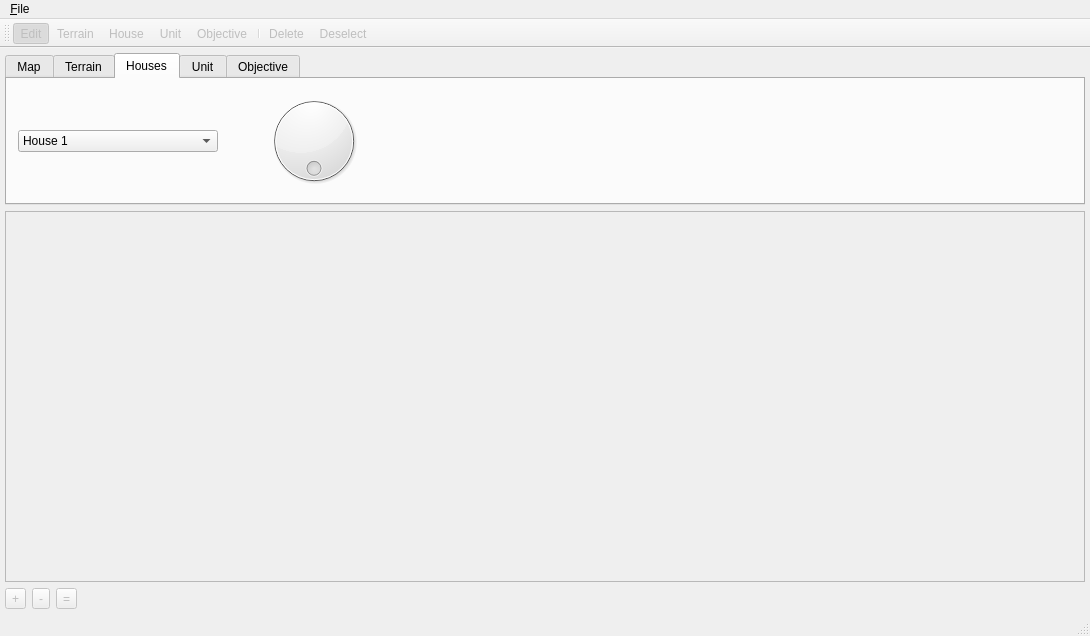
<?xml version="1.0" encoding="UTF-8"?>
<ui version="4.0">
 <class>EditorMainWindow</class>
 <widget class="QMainWindow" name="EditorMainWindow">
  <property name="geometry">
   <rect>
    <x>0</x>
    <y>0</y>
    <width>1090</width>
    <height>636</height>
   </rect>
  </property>
  <property name="windowTitle">
   <string>Editor</string>
  </property>
  <widget class="QWidget" name="centralWidget">
   <layout class="QGridLayout" name="gridLayout_2">
    <property name="margin">
     <number>5</number>
    </property>
    <item row="0" column="0" colspan="4">
     <widget class="QTabWidget" name="m_tabs">
      <property name="enabled">
       <bool>true</bool>
      </property>
      <property name="sizePolicy">
       <sizepolicy hsizetype="Expanding" vsizetype="Preferred">
        <horstretch>0</horstretch>
        <verstretch>0</verstretch>
       </sizepolicy>
      </property>
      <property name="currentIndex">
       <number>2</number>
      </property>
      <widget class="QWidget" name="m_map_tab">
       <property name="enabled">
        <bool>false</bool>
       </property>
       <attribute name="title">
        <string>Map</string>
       </attribute>
       <layout class="QGridLayout" name="gridLayout">
        <item row="0" column="6">
         <widget class="QLabel" name="label_22">
          <property name="text">
           <string>AI Hint:</string>
          </property>
         </widget>
        </item>
        <item row="0" column="13" colspan="3">
         <widget class="QPlainTextEdit" name="m_description">
          <property name="maximumSize">
           <size>
            <width>16777215</width>
            <height>50</height>
           </size>
          </property>
         </widget>
        </item>
        <item row="1" column="9">
         <widget class="QLabel" name="label_4">
          <property name="text">
           <string>Length:</string>
          </property>
         </widget>
        </item>
        <item row="1" column="2">
         <spacer name="horizontalSpacer_2">
          <property name="orientation">
           <enum>Qt::Horizontal</enum>
          </property>
          <property name="sizeType">
           <enum>QSizePolicy::Maximum</enum>
          </property>
          <property name="sizeHint" stdset="0">
           <size>
            <width>20</width>
            <height>20</height>
           </size>
          </property>
         </spacer>
        </item>
        <item row="1" column="1">
         <widget class="QSpinBox" name="m_height">
          <property name="enabled">
           <bool>false</bool>
          </property>
          <property name="minimum">
           <number>768</number>
          </property>
          <property name="maximum">
           <number>10000</number>
          </property>
          <property name="singleStep">
           <number>10</number>
          </property>
         </widget>
        </item>
        <item row="0" column="9">
         <widget class="QLabel" name="label_3">
          <property name="text">
           <string>Time:</string>
          </property>
         </widget>
        </item>
        <item row="1" column="15">
         <widget class="QSpinBox" name="m_depends">
          <property name="minimum">
           <number>-1</number>
          </property>
          <property name="value">
           <number>-1</number>
          </property>
         </widget>
        </item>
        <item row="1" column="3" colspan="2">
         <widget class="QCheckBox" name="m_tutorial">
          <property name="text">
           <string>Tutorial</string>
          </property>
         </widget>
        </item>
        <item row="1" column="14">
         <widget class="QLabel" name="label_18">
          <property name="text">
           <string>Depends:</string>
          </property>
         </widget>
        </item>
        <item row="1" column="13">
         <widget class="QSpinBox" name="m_id"/>
        </item>
        <item row="1" column="12">
         <widget class="QLabel" name="label_17">
          <property name="text">
           <string>Id:</string>
          </property>
         </widget>
        </item>
        <item row="0" column="2">
         <spacer name="horizontalSpacer">
          <property name="orientation">
           <enum>Qt::Horizontal</enum>
          </property>
          <property name="sizeType">
           <enum>QSizePolicy::Minimum</enum>
          </property>
          <property name="sizeHint" stdset="0">
           <size>
            <width>20</width>
            <height>20</height>
           </size>
          </property>
         </spacer>
        </item>
        <item row="0" column="0">
         <widget class="QLabel" name="label">
          <property name="text">
           <string>Width:</string>
          </property>
         </widget>
        </item>
        <item row="0" column="1">
         <widget class="QSpinBox" name="m_width">
          <property name="enabled">
           <bool>false</bool>
          </property>
          <property name="minimum">
           <number>1024</number>
          </property>
          <property name="maximum">
           <number>10000</number>
          </property>
          <property name="singleStep">
           <number>10</number>
          </property>
         </widget>
        </item>
        <item row="1" column="10">
         <widget class="QSpinBox" name="m_length">
          <property name="enabled">
           <bool>false</bool>
          </property>
          <property name="minimum">
           <number>300</number>
          </property>
          <property name="maximum">
           <number>36000</number>
          </property>
          <property name="value">
           <number>3600</number>
          </property>
         </widget>
        </item>
        <item row="0" column="10">
         <widget class="QTimeEdit" name="m_time">
          <property name="enabled">
           <bool>false</bool>
          </property>
         </widget>
        </item>
        <item row="0" column="4">
         <widget class="QLineEdit" name="m_title">
          <property name="minimumSize">
           <size>
            <width>100</width>
            <height>0</height>
           </size>
          </property>
         </widget>
        </item>
        <item row="0" column="12">
         <widget class="QLabel" name="label_6">
          <property name="text">
           <string>Description:</string>
          </property>
         </widget>
        </item>
        <item row="1" column="0">
         <widget class="QLabel" name="label_2">
          <property name="text">
           <string>Height:</string>
          </property>
         </widget>
        </item>
        <item row="0" column="3">
         <widget class="QLabel" name="label_5">
          <property name="text">
           <string>Title:</string>
          </property>
         </widget>
        </item>
        <item row="0" column="5">
         <spacer name="horizontalSpacer_5">
          <property name="orientation">
           <enum>Qt::Horizontal</enum>
          </property>
          <property name="sizeType">
           <enum>QSizePolicy::Preferred</enum>
          </property>
          <property name="sizeHint" stdset="0">
           <size>
            <width>20</width>
            <height>20</height>
           </size>
          </property>
         </spacer>
        </item>
        <item row="0" column="11">
         <spacer name="horizontalSpacer_3">
          <property name="orientation">
           <enum>Qt::Horizontal</enum>
          </property>
          <property name="sizeType">
           <enum>QSizePolicy::Fixed</enum>
          </property>
          <property name="sizeHint" stdset="0">
           <size>
            <width>20</width>
            <height>20</height>
           </size>
          </property>
         </spacer>
        </item>
        <item row="1" column="11">
         <spacer name="horizontalSpacer_4">
          <property name="orientation">
           <enum>Qt::Horizontal</enum>
          </property>
          <property name="sizeType">
           <enum>QSizePolicy::Preferred</enum>
          </property>
          <property name="sizeHint" stdset="0">
           <size>
            <width>17</width>
            <height>17</height>
           </size>
          </property>
         </spacer>
        </item>
        <item row="1" column="5">
         <spacer name="horizontalSpacer_6">
          <property name="orientation">
           <enum>Qt::Horizontal</enum>
          </property>
          <property name="sizeType">
           <enum>QSizePolicy::Fixed</enum>
          </property>
          <property name="sizeHint" stdset="0">
           <size>
            <width>20</width>
            <height>20</height>
           </size>
          </property>
         </spacer>
        </item>
        <item row="0" column="7">
         <widget class="QComboBox" name="m_aiHint">
          <item>
           <property name="text">
            <string>Player 1 attacks</string>
           </property>
          </item>
          <item>
           <property name="text">
            <string>Meeting engagement</string>
           </property>
          </item>
          <item>
           <property name="text">
            <string>Player 2 attacks</string>
           </property>
          </item>
         </widget>
        </item>
        <item row="0" column="8">
         <spacer name="horizontalSpacer_11">
          <property name="orientation">
           <enum>Qt::Horizontal</enum>
          </property>
          <property name="sizeHint" stdset="0">
           <size>
            <width>40</width>
            <height>20</height>
           </size>
          </property>
         </spacer>
        </item>
       </layout>
      </widget>
      <widget class="QWidget" name="m_terrain_tab">
       <property name="enabled">
        <bool>false</bool>
       </property>
       <attribute name="title">
        <string>Terrain</string>
       </attribute>
       <layout class="QGridLayout" name="gridLayout_4">
        <item row="1" column="2">
         <spacer name="horizontalSpacer_7">
          <property name="orientation">
           <enum>Qt::Horizontal</enum>
          </property>
          <property name="sizeHint" stdset="0">
           <size>
            <width>40</width>
            <height>20</height>
           </size>
          </property>
         </spacer>
        </item>
        <item row="1" column="7">
         <widget class="QToolButton" name="m_rotate_right">
          <property name="text">
           <string>-&gt;</string>
          </property>
         </widget>
        </item>
        <item row="1" column="5">
         <spacer name="horizontalSpacer_8">
          <property name="orientation">
           <enum>Qt::Horizontal</enum>
          </property>
          <property name="sizeType">
           <enum>QSizePolicy::Fixed</enum>
          </property>
          <property name="sizeHint" stdset="0">
           <size>
            <width>40</width>
            <height>20</height>
           </size>
          </property>
         </spacer>
        </item>
        <item row="1" column="0">
         <widget class="QLabel" name="label_16">
          <property name="text">
           <string>Terrain type:</string>
          </property>
         </widget>
        </item>
        <item row="3" column="1">
         <spacer name="verticalSpacer">
          <property name="orientation">
           <enum>Qt::Vertical</enum>
          </property>
          <property name="sizeType">
           <enum>QSizePolicy::Preferred</enum>
          </property>
          <property name="sizeHint" stdset="0">
           <size>
            <width>20</width>
            <height>42</height>
           </size>
          </property>
         </spacer>
        </item>
        <item row="1" column="6">
         <widget class="QToolButton" name="m_rotate_left">
          <property name="text">
           <string>&lt;-</string>
          </property>
         </widget>
        </item>
        <item row="1" column="1">
         <widget class="QComboBox" name="m_terrain_type">
          <property name="minimumSize">
           <size>
            <width>200</width>
            <height>0</height>
           </size>
          </property>
          <item>
           <property name="text">
            <string>Woods</string>
           </property>
          </item>
          <item>
           <property name="text">
            <string>Field</string>
           </property>
          </item>
          <item>
           <property name="text">
            <string>Grass</string>
           </property>
          </item>
          <item>
           <property name="text">
            <string>Road</string>
           </property>
          </item>
          <item>
           <property name="text">
            <string>River</string>
           </property>
          </item>
          <item>
           <property name="text">
            <string>Roof</string>
           </property>
          </item>
          <item>
           <property name="text">
            <string>Swamp</string>
           </property>
          </item>
          <item>
           <property name="text">
            <string>Rocky</string>
           </property>
          </item>
          <item>
           <property name="text">
            <string>Beach</string>
           </property>
          </item>
          <item>
           <property name="text">
            <string>Ford</string>
           </property>
          </item>
          <item>
           <property name="text">
            <string>Trees</string>
           </property>
          </item>
         </widget>
        </item>
        <item row="1" column="4">
         <widget class="QPushButton" name="m_duplicate">
          <property name="text">
           <string>Duplicate</string>
          </property>
          <property name="shortcut">
           <string>Ctrl+D</string>
          </property>
         </widget>
        </item>
        <item row="1" column="3">
         <widget class="QPushButton" name="m_add_point">
          <property name="text">
           <string>Add Point</string>
          </property>
         </widget>
        </item>
        <item row="2" column="0">
         <widget class="QLabel" name="label_20">
          <property name="text">
           <string>Bounding box size:</string>
          </property>
         </widget>
        </item>
        <item row="2" column="1">
         <widget class="QLabel" name="m_bound_size">
          <property name="text">
           <string>-</string>
          </property>
         </widget>
        </item>
       </layout>
      </widget>
      <widget class="QWidget" name="m_houses_tab">
       <attribute name="title">
        <string>Houses</string>
       </attribute>
       <layout class="QHBoxLayout" name="horizontalLayout">
        <item>
         <widget class="QComboBox" name="m_house_type">
          <property name="minimumSize">
           <size>
            <width>200</width>
            <height>0</height>
           </size>
          </property>
          <item>
           <property name="text">
            <string>House 1</string>
           </property>
           <property name="icon">
            <iconset resource="Icons.qrc">
             <normaloff>:/Icons/House1.png</normaloff>:/Icons/House1.png</iconset>
           </property>
          </item>
          <item>
           <property name="text">
            <string>House 2</string>
           </property>
           <property name="icon">
            <iconset resource="Icons.qrc">
             <normaloff>:/Icons/House2.png</normaloff>:/Icons/House2.png</iconset>
           </property>
          </item>
          <item>
           <property name="text">
            <string>House 3</string>
           </property>
           <property name="icon">
            <iconset resource="Icons.qrc">
             <normaloff>:/Icons/House3.png</normaloff>:/Icons/House3.png</iconset>
           </property>
          </item>
          <item>
           <property name="text">
            <string>House 4</string>
           </property>
           <property name="icon">
            <iconset resource="Icons.qrc">
             <normaloff>:/Icons/House4.png</normaloff>:/Icons/House4.png</iconset>
           </property>
          </item>
          <item>
           <property name="text">
            <string>House 5</string>
           </property>
           <property name="icon">
            <iconset resource="Icons.qrc">
             <normaloff>:/Icons/House5.png</normaloff>:/Icons/House5.png</iconset>
           </property>
          </item>
         </widget>
        </item>
        <item>
         <spacer name="horizontalSpacer_12">
          <property name="orientation">
           <enum>Qt::Horizontal</enum>
          </property>
          <property name="sizeType">
           <enum>QSizePolicy::Preferred</enum>
          </property>
          <property name="sizeHint" stdset="0">
           <size>
            <width>40</width>
            <height>20</height>
           </size>
          </property>
         </spacer>
        </item>
        <item>
         <widget class="QDial" name="m_house_rotation">
          <property name="maximum">
           <number>359</number>
          </property>
          <property name="wrapping">
           <bool>true</bool>
          </property>
          <property name="notchesVisible">
           <bool>false</bool>
          </property>
         </widget>
        </item>
        <item>
         <spacer name="horizontalSpacer_13">
          <property name="orientation">
           <enum>Qt::Horizontal</enum>
          </property>
          <property name="sizeHint" stdset="0">
           <size>
            <width>667</width>
            <height>20</height>
           </size>
          </property>
         </spacer>
        </item>
       </layout>
      </widget>
      <widget class="QWidget" name="m_unit_tab">
       <property name="enabled">
        <bool>false</bool>
       </property>
       <attribute name="title">
        <string>Unit</string>
       </attribute>
       <layout class="QGridLayout" name="gridLayout_3">
        <property name="margin">
         <number>5</number>
        </property>
        <property name="spacing">
         <number>5</number>
        </property>
        <item row="1" column="1">
         <widget class="QComboBox" name="m_type">
          <item>
           <property name="text">
            <string>Infantry</string>
           </property>
          </item>
          <item>
           <property name="text">
            <string>Cavalry</string>
           </property>
          </item>
          <item>
           <property name="text">
            <string>Artillery</string>
           </property>
          </item>
          <item>
           <property name="text">
            <string>Infantry HQ</string>
           </property>
          </item>
          <item>
           <property name="text">
            <string>Cavalry HQ</string>
           </property>
          </item>
         </widget>
        </item>
        <item row="0" column="7">
         <widget class="QLabel" name="label_12">
          <property name="text">
           <string>Men:</string>
          </property>
         </widget>
        </item>
        <item row="0" column="3">
         <widget class="QLabel" name="label_8">
          <property name="text">
           <string>Id:</string>
          </property>
         </widget>
        </item>
        <item row="0" column="8">
         <widget class="QSpinBox" name="m_men">
          <property name="minimum">
           <number>1</number>
          </property>
          <property name="maximum">
           <number>500</number>
          </property>
         </widget>
        </item>
        <item row="1" column="7">
         <widget class="QLabel" name="label_13">
          <property name="text">
           <string>Guns:</string>
          </property>
         </widget>
        </item>
        <item row="0" column="6">
         <widget class="QComboBox" name="m_owner">
          <item>
           <property name="text">
            <string>Player 1</string>
           </property>
          </item>
          <item>
           <property name="text">
            <string>Player 2</string>
           </property>
          </item>
         </widget>
        </item>
        <item row="0" column="5">
         <widget class="QLabel" name="label_10">
          <property name="text">
           <string>Owner:</string>
          </property>
         </widget>
        </item>
        <item row="1" column="5">
         <widget class="QLabel" name="label_11">
          <property name="text">
           <string>Mode:</string>
          </property>
         </widget>
        </item>
        <item row="0" column="0">
         <widget class="QLabel" name="label_7">
          <property name="text">
           <string>Name:</string>
          </property>
         </widget>
        </item>
        <item row="1" column="6">
         <widget class="QComboBox" name="m_mode">
          <item>
           <property name="text">
            <string>Formation</string>
           </property>
          </item>
          <item>
           <property name="text">
            <string>Column</string>
           </property>
          </item>
         </widget>
        </item>
        <item row="2" column="0">
         <widget class="QLabel" name="label_14">
          <property name="text">
           <string>Player 1:</string>
          </property>
         </widget>
        </item>
        <item row="3" column="0">
         <widget class="QLabel" name="label_21">
          <property name="text">
           <string>Player 2:</string>
          </property>
         </widget>
        </item>
        <item row="3" column="1">
         <widget class="QLabel" name="m_unit_stats2">
          <property name="text">
           <string>YYY</string>
          </property>
         </widget>
        </item>
        <item row="0" column="1">
         <widget class="QLineEdit" name="m_unit_name"/>
        </item>
        <item row="1" column="0">
         <widget class="QLabel" name="label_15">
          <property name="text">
           <string>Type:</string>
          </property>
         </widget>
        </item>
        <item row="2" column="1">
         <widget class="QLabel" name="m_unit_stats1">
          <property name="text">
           <string>XXX</string>
          </property>
         </widget>
        </item>
        <item row="1" column="3">
         <widget class="QLabel" name="label_9">
          <property name="text">
           <string>HQ:</string>
          </property>
         </widget>
        </item>
        <item row="1" column="8">
         <widget class="QSpinBox" name="m_guns">
          <property name="minimum">
           <number>0</number>
          </property>
          <property name="maximum">
           <number>100</number>
          </property>
         </widget>
        </item>
        <item row="0" column="4">
         <widget class="QLabel" name="m_unit_id">
          <property name="text">
           <string>N/A</string>
          </property>
         </widget>
        </item>
        <item row="1" column="4">
         <widget class="QComboBox" name="m_hq">
          <property name="minimumSize">
           <size>
            <width>200</width>
            <height>0</height>
           </size>
          </property>
          <item>
           <property name="text">
            <string>No HQ</string>
           </property>
          </item>
         </widget>
        </item>
        <item row="0" column="9" rowspan="4">
         <widget class="QDial" name="m_rotation">
          <property name="maximum">
           <number>359</number>
          </property>
          <property name="wrapping">
           <bool>true</bool>
          </property>
          <property name="notchesVisible">
           <bool>false</bool>
          </property>
         </widget>
        </item>
       </layout>
      </widget>
      <widget class="QWidget" name="m_objective_tab">
       <attribute name="title">
        <string>Objective</string>
       </attribute>
       <layout class="QGridLayout" name="gridLayout_5">
        <item row="1" column="1">
         <spacer name="verticalSpacer_2">
          <property name="orientation">
           <enum>Qt::Vertical</enum>
          </property>
          <property name="sizeType">
           <enum>QSizePolicy::Preferred</enum>
          </property>
          <property name="sizeHint" stdset="0">
           <size>
            <width>20</width>
            <height>30</height>
           </size>
          </property>
         </spacer>
        </item>
        <item row="0" column="0">
         <widget class="QLabel" name="label_19">
          <property name="text">
           <string>Title:</string>
          </property>
         </widget>
        </item>
        <item row="0" column="1">
         <widget class="QLineEdit" name="m_objective_title">
          <property name="enabled">
           <bool>false</bool>
          </property>
          <property name="minimumSize">
           <size>
            <width>100</width>
            <height>0</height>
           </size>
          </property>
         </widget>
        </item>
        <item row="0" column="2">
         <spacer name="horizontalSpacer_10">
          <property name="orientation">
           <enum>Qt::Horizontal</enum>
          </property>
          <property name="sizeHint" stdset="0">
           <size>
            <width>449</width>
            <height>20</height>
           </size>
          </property>
         </spacer>
        </item>
       </layout>
      </widget>
     </widget>
    </item>
    <item row="1" column="0" colspan="4">
     <widget class="QGraphicsView" name="m_view">
      <property name="enabled">
       <bool>false</bool>
      </property>
      <property name="sizePolicy">
       <sizepolicy hsizetype="Expanding" vsizetype="Expanding">
        <horstretch>0</horstretch>
        <verstretch>1</verstretch>
       </sizepolicy>
      </property>
      <property name="renderHints">
       <set>QPainter::Antialiasing|QPainter::TextAntialiasing</set>
      </property>
     </widget>
    </item>
    <item row="2" column="0">
     <widget class="QToolButton" name="m_zoom_in">
      <property name="enabled">
       <bool>false</bool>
      </property>
      <property name="text">
       <string>+</string>
      </property>
      <property name="shortcut">
       <string>Ctrl++</string>
      </property>
     </widget>
    </item>
    <item row="2" column="1">
     <widget class="QToolButton" name="m_zoom_out">
      <property name="enabled">
       <bool>false</bool>
      </property>
      <property name="text">
       <string>-</string>
      </property>
      <property name="shortcut">
       <string>Ctrl+-</string>
      </property>
     </widget>
    </item>
    <item row="2" column="2">
     <widget class="QToolButton" name="m_zoom_normal">
      <property name="enabled">
       <bool>false</bool>
      </property>
      <property name="text">
       <string>=</string>
      </property>
      <property name="shortcut">
       <string>Ctrl+Shift+0</string>
      </property>
     </widget>
    </item>
    <item row="2" column="3">
     <spacer name="horizontalSpacer_9">
      <property name="orientation">
       <enum>Qt::Horizontal</enum>
      </property>
      <property name="sizeHint" stdset="0">
       <size>
        <width>900</width>
        <height>20</height>
       </size>
      </property>
     </spacer>
    </item>
   </layout>
  </widget>
  <widget class="QMenuBar" name="menuBar">
   <property name="geometry">
    <rect>
     <x>0</x>
     <y>0</y>
     <width>1090</width>
     <height>22</height>
    </rect>
   </property>
   <widget class="QMenu" name="menu_File">
    <property name="title">
     <string>&amp;File</string>
    </property>
    <addaction name="m_new_action"/>
    <addaction name="m_open_action"/>
    <addaction name="m_save_action"/>
    <addaction name="m_save_as_action"/>
    <addaction name="separator"/>
    <addaction name="m_quit_action"/>
   </widget>
   <addaction name="menu_File"/>
  </widget>
  <widget class="QStatusBar" name="m_statusbar"/>
  <widget class="QToolBar" name="m_toolbar">
   <property name="enabled">
    <bool>false</bool>
   </property>
   <property name="windowTitle">
    <string>toolBar</string>
   </property>
   <attribute name="toolBarArea">
    <enum>TopToolBarArea</enum>
   </attribute>
   <attribute name="toolBarBreak">
    <bool>false</bool>
   </attribute>
   <addaction name="m_edit_action"/>
   <addaction name="m_terrain_action"/>
   <addaction name="m_house_action"/>
   <addaction name="m_unit_action"/>
   <addaction name="m_objective_action"/>
   <addaction name="separator"/>
   <addaction name="m_delete_action"/>
   <addaction name="m_deselect_action"/>
  </widget>
  <action name="m_save_action">
   <property name="enabled">
    <bool>false</bool>
   </property>
   <property name="text">
    <string>&amp;Save</string>
   </property>
   <property name="shortcut">
    <string>Ctrl+S</string>
   </property>
  </action>
  <action name="m_save_as_action">
   <property name="enabled">
    <bool>false</bool>
   </property>
   <property name="text">
    <string>Save As</string>
   </property>
   <property name="shortcut">
    <string>Ctrl+A</string>
   </property>
  </action>
  <action name="m_quit_action">
   <property name="text">
    <string>Quit</string>
   </property>
  </action>
  <action name="m_new_action">
   <property name="text">
    <string>New</string>
   </property>
   <property name="shortcut">
    <string>Ctrl+N</string>
   </property>
  </action>
  <action name="m_open_action">
   <property name="text">
    <string>Open</string>
   </property>
   <property name="shortcut">
    <string>Ctrl+O</string>
   </property>
  </action>
  <action name="m_edit_action">
   <property name="checkable">
    <bool>true</bool>
   </property>
   <property name="checked">
    <bool>true</bool>
   </property>
   <property name="text">
    <string>Edit</string>
   </property>
   <property name="shortcut">
    <string>E</string>
   </property>
  </action>
  <action name="m_terrain_action">
   <property name="checkable">
    <bool>true</bool>
   </property>
   <property name="text">
    <string>Terrain</string>
   </property>
   <property name="shortcut">
    <string>T</string>
   </property>
  </action>
  <action name="m_unit_action">
   <property name="checkable">
    <bool>true</bool>
   </property>
   <property name="text">
    <string>Unit</string>
   </property>
   <property name="shortcut">
    <string>U</string>
   </property>
  </action>
  <action name="m_delete_action">
   <property name="text">
    <string>Delete</string>
   </property>
   <property name="shortcut">
    <string>Backspace</string>
   </property>
  </action>
  <action name="m_deselect_action">
   <property name="text">
    <string>Deselect</string>
   </property>
   <property name="shortcut">
    <string>Esc</string>
   </property>
  </action>
  <action name="m_objective_action">
   <property name="checkable">
    <bool>true</bool>
   </property>
   <property name="text">
    <string>Objective</string>
   </property>
  </action>
  <action name="m_house_action">
   <property name="checkable">
    <bool>true</bool>
   </property>
   <property name="text">
    <string>House</string>
   </property>
   <property name="toolTip">
    <string>House</string>
   </property>
   <property name="shortcut">
    <string>H</string>
   </property>
  </action>
 </widget>
 <layoutdefault spacing="6" margin="11"/>
 <resources>
  <include location="Icons.qrc"/>
 </resources>
 <connections/>
</ui>
